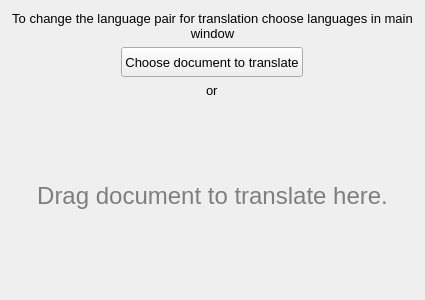
<?xml version="1.0" encoding="UTF-8"?>
<ui version="4.0">
 <class>DocTranslate</class>
 <widget class="QWidget" name="DocTranslate">
  <property name="geometry">
   <rect>
    <x>0</x>
    <y>0</y>
    <width>425</width>
    <height>300</height>
   </rect>
  </property>
  <property name="sizePolicy">
   <sizepolicy hsizetype="Fixed" vsizetype="Fixed">
    <horstretch>0</horstretch>
    <verstretch>0</verstretch>
   </sizepolicy>
  </property>
  <property name="maximumSize">
   <size>
    <width>16777215</width>
    <height>300</height>
   </size>
  </property>
  <property name="windowTitle">
   <string>Document translation</string>
  </property>
  <layout class="QVBoxLayout" name="verticalLayout">
   <item>
    <widget class="QLabel" name="label">
     <property name="sizePolicy">
      <sizepolicy hsizetype="Preferred" vsizetype="Fixed">
       <horstretch>0</horstretch>
       <verstretch>0</verstretch>
      </sizepolicy>
     </property>
     <property name="font">
      <font>
       <pointsize>10</pointsize>
      </font>
     </property>
     <property name="text">
      <string>To change the language pair for translation choose languages in main window</string>
     </property>
     <property name="alignment">
      <set>Qt::AlignCenter</set>
     </property>
     <property name="wordWrap">
      <bool>true</bool>
     </property>
    </widget>
   </item>
   <item alignment="Qt::AlignHCenter">
    <widget class="QPushButton" name="browseBtn">
     <property name="sizePolicy">
      <sizepolicy hsizetype="Fixed" vsizetype="Fixed">
       <horstretch>0</horstretch>
       <verstretch>0</verstretch>
      </sizepolicy>
     </property>
     <property name="minimumSize">
      <size>
       <width>0</width>
       <height>0</height>
      </size>
     </property>
     <property name="maximumSize">
      <size>
       <width>200</width>
       <height>30</height>
      </size>
     </property>
     <property name="font">
      <font>
       <pointsize>10</pointsize>
      </font>
     </property>
     <property name="text">
      <string>Choose document to translate</string>
     </property>
    </widget>
   </item>
   <item alignment="Qt::AlignHCenter">
    <widget class="QLabel" name="label_2">
     <property name="sizePolicy">
      <sizepolicy hsizetype="Preferred" vsizetype="Fixed">
       <horstretch>0</horstretch>
       <verstretch>0</verstretch>
      </sizepolicy>
     </property>
     <property name="font">
      <font>
       <pointsize>10</pointsize>
      </font>
     </property>
     <property name="text">
      <string>or</string>
     </property>
    </widget>
   </item>
   <item>
    <widget class="DragnDropWidget" name="DropWidget" native="true">
     <property name="autoFillBackground">
      <bool>true</bool>
     </property>
     <layout class="QVBoxLayout" name="verticalLayout_2">
      <item>
       <widget class="QLabel" name="label_3">
        <property name="font">
         <font>
          <pointsize>18</pointsize>
         </font>
        </property>
        <property name="frameShape">
         <enum>QFrame::NoFrame</enum>
        </property>
        <property name="frameShadow">
         <enum>QFrame::Plain</enum>
        </property>
        <property name="text">
         <string>&lt;html&gt;&lt;head/&gt;&lt;body&gt;&lt;p&gt;&lt;span style=&quot; color:#7e7e7e;&quot;&gt;Drag document to translate here.&lt;/span&gt;&lt;/p&gt;&lt;/body&gt;&lt;/html&gt;</string>
        </property>
        <property name="scaledContents">
         <bool>false</bool>
        </property>
        <property name="alignment">
         <set>Qt::AlignCenter</set>
        </property>
        <property name="wordWrap">
         <bool>false</bool>
        </property>
       </widget>
      </item>
     </layout>
    </widget>
   </item>
  </layout>
 </widget>
 <customwidgets>
  <customwidget>
   <class>DragnDropWidget</class>
   <extends>QWidget</extends>
   <header location="global">dragndropwidget.h</header>
   <container>1</container>
  </customwidget>
 </customwidgets>
 <resources/>
 <connections/>
</ui>
